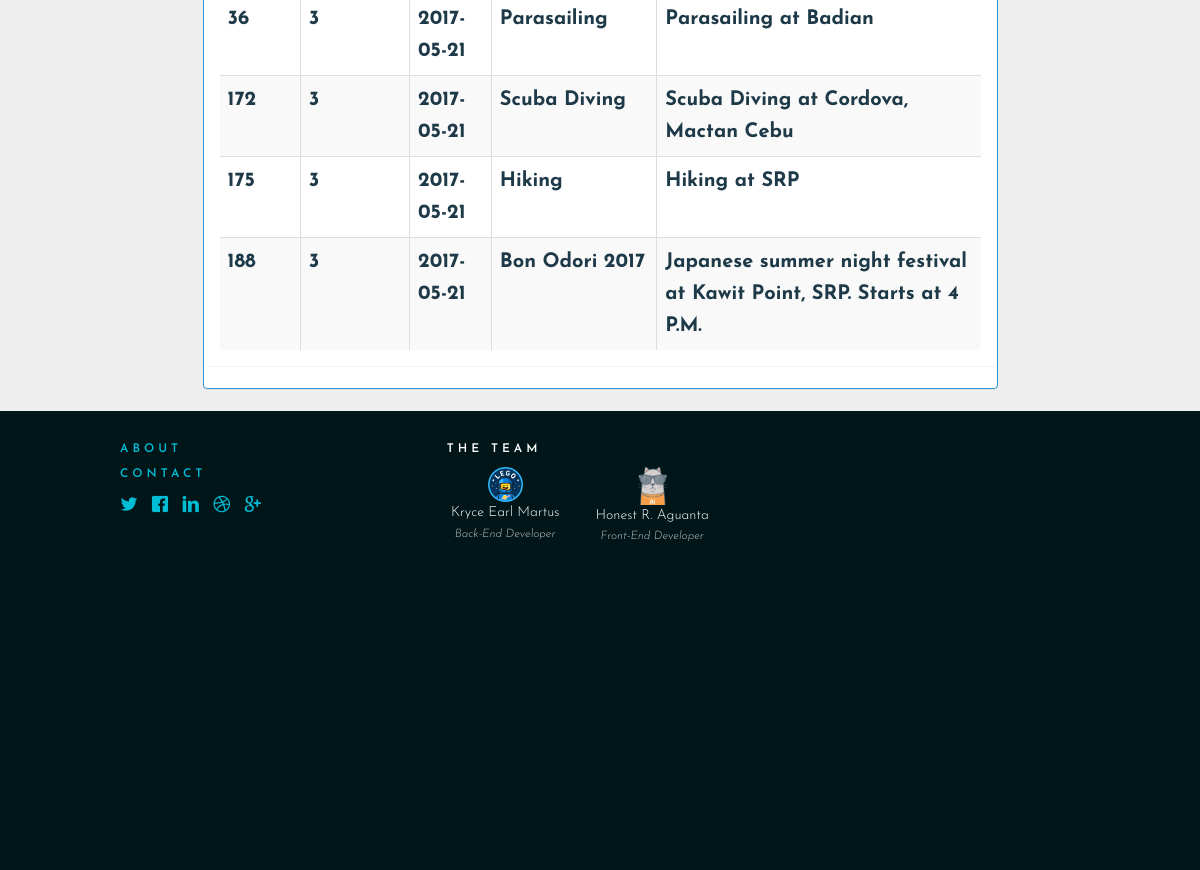
The app's page /Events.php (signed in, lower part), older data.
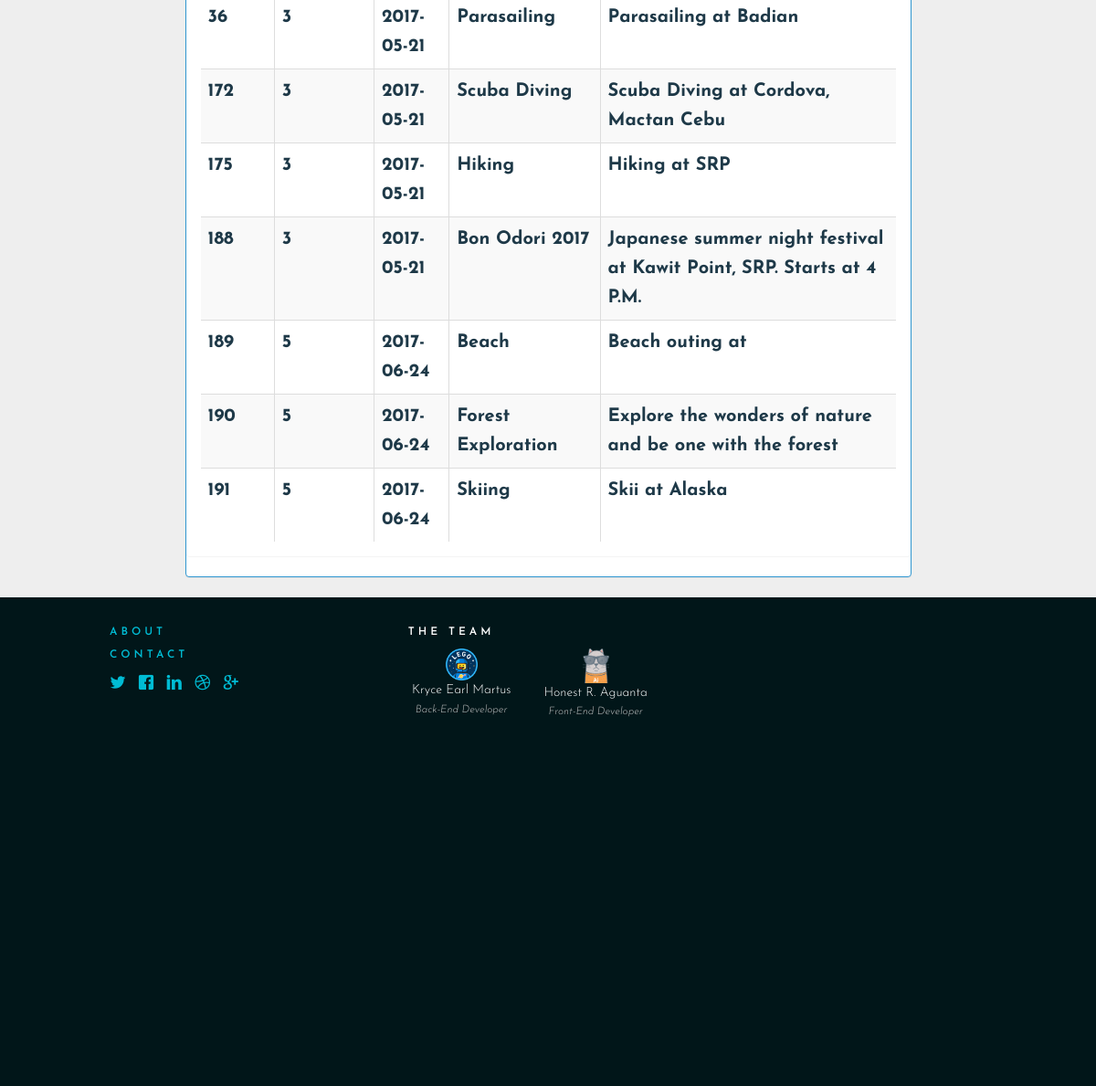
The same page, newer data.
### tables this page shows
CREATE TABLE `events` (
  `event_id` int(10) NOT NULL AUTO_INCREMENT,
  `evp_id` int(10) DEFAULT NULL,
  `name` varchar(255) DEFAULT NULL,
  `description` varchar(255) DEFAULT NULL,
  `location` text,
  `image` text,
  `isApproved` tinyint(4) DEFAULT NULL,
  PRIMARY KEY (`event_id`),
  KEY `evp_id` (`evp_id`),
  CONSTRAINT `events_ibfk_1` FOREIGN KEY (`evp_id`) REFERENCES `event_voting_period` (`evp_id`)
);

CREATE TABLE `event_voting_period` (
  `evp_id` int(10) NOT NULL AUTO_INCREMENT,
  `user_id` int(10) DEFAULT NULL,
  `event_status_id` int(10) DEFAULT NULL,
  `start_date` date DEFAULT NULL,
  `end_date` date DEFAULT NULL,
  `start_event_date` date DEFAULT NULL,
  `end_event_date` date DEFAULT NULL,
  PRIMARY KEY (`evp_id`),
  KEY `user_id` (`user_id`),
  KEY `event_status_id` (`event_status_id`),
  CONSTRAINT `event_voting_period_ibfk_1` FOREIGN KEY (`user_id`) REFERENCES `users` (`id`),
  CONSTRAINT `event_voting_period_ibfk_2` FOREIGN KEY (`event_status_id`) REFERENCES `event_status` (`event_status_id`)
);

### class/eventClass.php (called while the page is built, shortened)
<?php
class eventClass
{
	public function getAllEvents()
	{
		try {
			$db = getDB();
			$st = $db->prepare("SELECT DISTINCT event_id, events.`evp_id`, start_event_date, name, description,image, isApproved
				FROM EVENTS, event_voting_period
				WHERE events.`evp_id`=event_voting_period.`evp_id`");
			$st->execute();
			$data=$st->fetchAll();
		} catch (PDOException $e) {
		}
		return $data;
	}
}
?>

### views/menubar/event.php (the view, shortened to what this page needs)
<?php
require_once'views/layouts/header.php';
include('class/eventClass.php');
$eventClass = new eventClass();
$events = $eventClass->getAllEvents();
?>
<div class="container p-t-lg">
	<div class="row">
		<div class="col col-md-10 col-md-offset-1">
			<div class="panel panel-primary">
				<div class="panel panel-body">
					<table id="event-data" class="table table-striped table-bordered dt-responsive nowrap" cellspacing="0" width="100%">
						<tbody>
							<?php foreach( $events as $event)
							{ ?>
							<tr>
								<th><?php echo $event['event_id'];?></th>
								<th><?php echo $event['evp_id']; ?></th>
								<th><?php echo $event['start_event_date']; ?></th>
								<th><?php echo $event['name']; ?></th>
								<th><?php echo $event['description']; ?></th>
							</tr>
							<?php } ?>
						</tbody>
					</table>
				</div>
			</div>
		</div>
	</div>
</div>
<?php
require_once 'views/layouts/footer.php';
?>

Row changes from the older to the newer data that the page shows:
added events: event_id "189", evp "5", evp.start_event_date "2017-06-24", name "Beach", description "Beach outing at"
added events: event_id "190", evp "5", evp.start_event_date "2017-06-24", name "Forest Exploration", description "Explore the wonders of nature and be one with the forest"
added events: event_id "191", evp "5", evp.start_event_date "2017-06-24", name "Skiing", description "Skii at Alaska"
